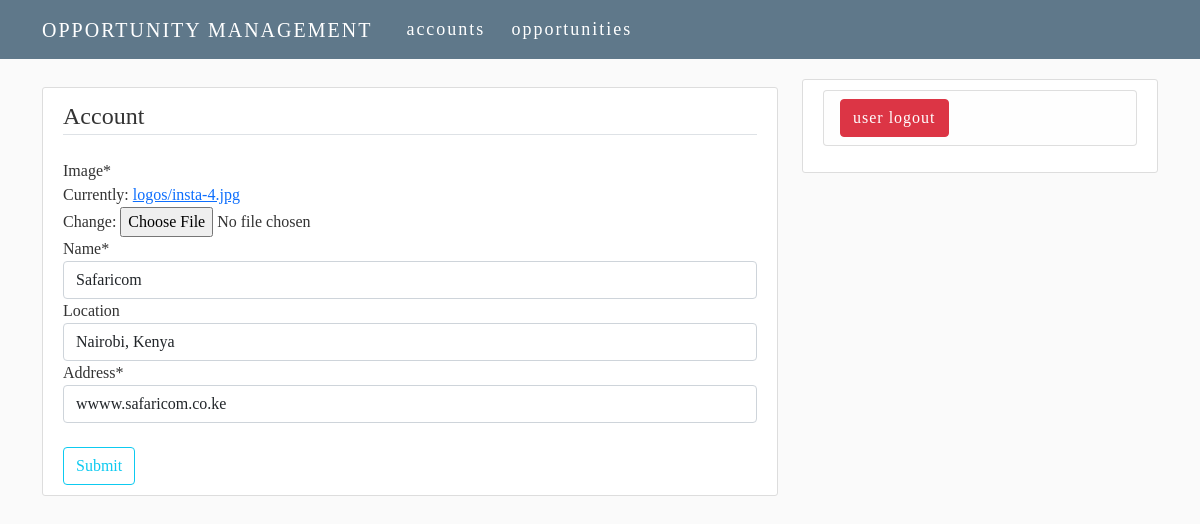
Screenshot of /account/1/update/ (signed in) with the database file from the repository.
### main/models.py (models this page shows, shortened)
class Account(models.Model):
    user = models.ForeignKey(User, on_delete=models.SET_NULL, null=True)
    image = models.ImageField(upload_to='logos', default='default.png')
    name = models.CharField(max_length=100)
    location = models.CharField(max_length=100, null=True, blank=True)
    address = models.CharField(max_length=100)

### main/views.py (the view, shortened to what this page needs)
# urls.py: path('account/<int:pk>/update/', AccountUpdateView.as_view(), name='account-update'),
class AccountUpdateView(LoginRequiredMixin, UserPassesTestMixin, SuccessMessageMixin, UpdateView):
    model = Account
    fields = ['image', 'name', 'location', 'address']
    success_message = 'account updated successfully'
    def test_func(self):
        account = self.get_object()
        if self.request.user == account.user:
            return True
        return False

### main/templates/main/account_form.html (shortened to what this page needs)
{% extends "main/base.html" %}
{% load crispy_forms_tags %}
{% block content %}
    <div class="content-section">
        <form method="POST" enctype="multipart/form-data">
            <fieldset class="form-group mb-4">
                <legend class="border-bottom mb-4">Account</legend>
                {{ form|crispy }}
            </fieldset>
            <div class="form-group">
                <button class="btn btn-outline-info" type="submit">Submit</button>
            </div>
        </form>
    </div>
{% endblock content %}

### main/static/main/css/main.css (style rules this page uses)
body { background: #fafafa; color: #333333; font-family: 'Roboto Slab', serif !important; }
.content-section { background: #ffffff; padding: 10px 20px; border: 1px solid #dddddd; border-radius: 3px; margin-top: 20px; margin-bottom: 20px; }

### rows the page displays
Account: name "Safaricom", location "Nairobi, Kenya", address "wwww.safaricom.co.ke"
